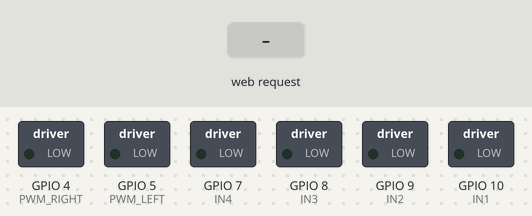
Bench run of a sketch on a simulated ESP32-S3. Shown: switched loads named in the sketch (green lamp = pin HIGH). The inputs (shaded band) are chosen by the test bench. What the sketch prints to the serial monitor is not drawn.

Above: at 1.2 s.
1.3 s: HTTP request GET /forward received
At 1.6 s:
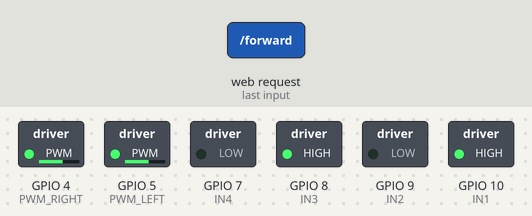
2.8 s: HTTP request GET /backward received
At 3.9 s:
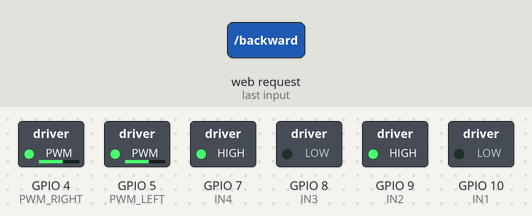
4.3 s: HTTP request GET /left received
At 5.0 s:
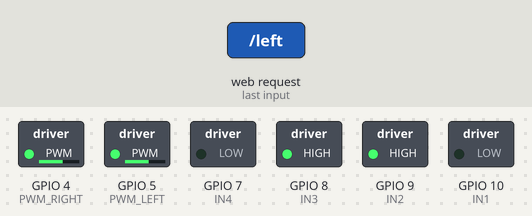
5.8 s: HTTP request GET /right received
At 6.2 s:
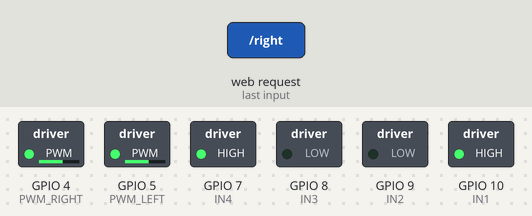
Timing chart, 0 to 8.3 s (numbered marks = the images above; inputs shaded):
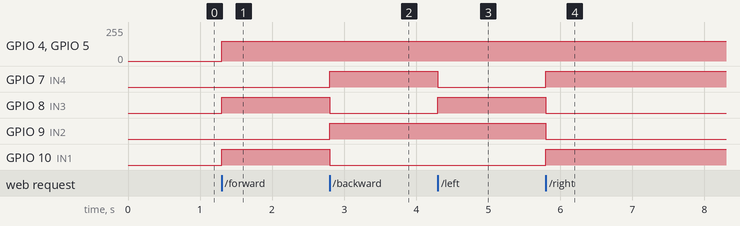

Measured:
- after the input at 1.3 s, GPIO 4 (PWM_RIGHT), GPIO 5 (PWM_LEFT): 0/255 → 150/255 at once; GPIO 8 (IN3), GPIO 10 (IN1): LOW → HIGH at once
- after the input at 2.8 s, GPIO 7 (IN4), GPIO 9 (IN2): LOW → HIGH at once; GPIO 8 (IN3), GPIO 10 (IN1): HIGH → LOW at once
- after the input at 4.3 s, GPIO 7 (IN4): HIGH → LOW at once; GPIO 8 (IN3): LOW → HIGH at once
- after the input at 5.8 s, GPIO 7 (IN4), GPIO 10 (IN1): LOW → HIGH at once; GPIO 8 (IN3), GPIO 9 (IN2): HIGH → LOW at once

The sketch:

spi_car.ino
```cpp
#include <WiFi.h>
#include <WebServer.h>

// ====== Motor Pins ======
#define IN1 10
#define IN2 9
#define IN3 8
#define IN4 7
#define PWM_LEFT 5
#define PWM_RIGHT 4

// ====== Wi-Fi AP Setup ======
const char* ssid = "SPI_Car";
const char* password = "12345678";

WebServer server(80);

// ====== Setup ======
void setup() {
  Serial.begin(115200);

  // Motor pins
  pinMode(IN1, OUTPUT); pinMode(IN2, OUTPUT); pinMode(PWM_LEFT, OUTPUT);
  pinMode(IN3, OUTPUT); pinMode(IN4, OUTPUT); pinMode(PWM_RIGHT, OUTPUT);
  stopMotors();

  // Start WiFi in Access Point mode
  WiFi.softAP(ssid, password);
  Serial.println("WiFi started");
  Serial.print("IP: "); Serial.println(WiFi.softAPIP());

  // Web button routes
  server.on("/", handleRoot);
  server.on("/forward", []() { moveForward(150); server.send(200, "text/html", controlPage()); });
  server.on("/backward", []() { moveBackward(150); server.send(200, "text/html", controlPage()); });
  server.on("/left", []() { turnLeft(150); server.send(200, "text/html", controlPage()); });
  server.on("/right", []() { turnRight(150); server.send(200, "text/html", controlPage()); });
  server.on("/stop", []() { stopMotors(); server.send(200, "text/html", controlPage()); });

  server.begin();
  Serial.println("HTTP server started");
}

void loop() {
  server.handleClient();
}

// ====== Web Page ======
String controlPage() {
  return R"rawliteral(
  <html><head><title>SPI Car Control</title></head><body style='text-align:center; font-family:sans-serif;'>
  <h2>🚗 SPI Car Controller</h2>
  <a href="/forward"><button style='width:100px;height:50px;'>Forward</button></a><br><br>
  <a href="/left"><button style='width:100px;height:50px;'>Left</button></a>
  <a href="/stop"><button style='width:100px;height:50px;'>Stop</button></a>
  <a href="/right"><button style='width:100px;height:50px;'>Right</button></a><br><br>
  <a href="/backward"><button style='width:100px;height:50px;'>Backward</button></a>
  </body></html>
  )rawliteral";
}

void handleRoot() {
  server.send(200, "text/html", controlPage());
}

// ====== Motor Functions ======
void moveForward(int speed) {
  digitalWrite(IN1, HIGH); digitalWrite(IN2, LOW);
  digitalWrite(IN3, HIGH); digitalWrite(IN4, LOW);
  analogWrite(PWM_LEFT, speed);
  analogWrite(PWM_RIGHT, speed);
}

void moveBackward(int speed) {
  digitalWrite(IN1, LOW); digitalWrite(IN2, HIGH);
  digitalWrite(IN3, LOW); digitalWrite(IN4, HIGH);
  analogWrite(PWM_LEFT, speed);
  analogWrite(PWM_RIGHT, speed);
}

void turnLeft(int speed) {
  digitalWrite(IN1, LOW); digitalWrite(IN2, HIGH);
  digitalWrite(IN3, HIGH); digitalWrite(IN4, LOW);
  analogWrite(PWM_LEFT, speed);
  analogWrite(PWM_RIGHT, speed);
}

void turnRight(int speed) {
  digitalWrite(IN1, HIGH); digitalWrite(IN2, LOW);
  digitalWrite(IN3, LOW); digitalWrite(IN4, HIGH);
  analogWrite(PWM_LEFT, speed);
  analogWrite(PWM_RIGHT, speed);
}

void stopMotors() {
  digitalWrite(IN1, LOW); digitalWrite(IN2, LOW);
  digitalWrite(IN3, LOW); digitalWrite(IN4, LOW);
  analogWrite(PWM_LEFT, 0);
  analogWrite(PWM_RIGHT, 0);
}
```
